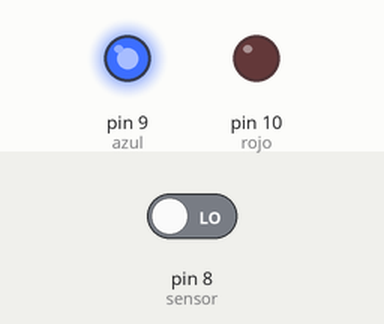
This sketch was run on a simulated Arduino Uno, built with avr-gcc and run on an emulated ATmega328P. Shown: output pins drawn as LEDs (lit = HIGH). The inputs (shaded band) are chosen by the test bench; at power-on: pin 8 (sensor) LOW.

Above: at 1.8 s.
1.9 s: pin 8 (sensor) driven HIGH
At 2.7 s:
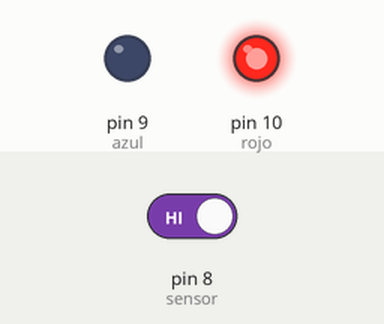
3.5 s: pin 8 (sensor) driven LOW
At 3.8 s:
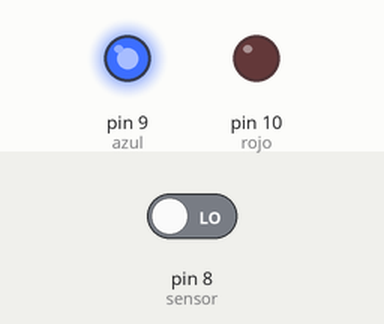
Timing chart, 0 to 6.5 s (numbered marks = the images above; inputs shaded):
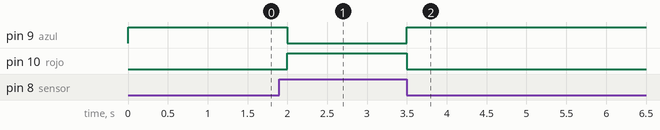

The sketch:

tp_2_12.ino
```cpp
#define sensor 8
#define rojo 10
#define azul 9
void setup()
{
  Serial.begin(9600);
  pinMode(rojo, OUTPUT);
  pinMode(azul, OUTPUT);
  pinMode(sensor, INPUT);
}

void loop()
{
  int valor = digitalRead(sensor);
  if (valor == HIGH){
    //Serial.println("detectado");
  	digitalWrite(rojo, HIGH);
    digitalWrite(azul, LOW);
    delay(500);
  }
  else{
	digitalWrite(rojo, LOW);
    digitalWrite(azul, HIGH);
    delay(500);
  }
}
```

Measured:
- after the input at 1.9 s, pin 9 (azul): HIGH → LOW after 0.10 s; pin 10 (rojo): LOW → HIGH after 0.10 s
- after the input at 3.5 s, pin 9 (azul): LOW → HIGH at once; pin 10 (rojo): HIGH → LOW at once
